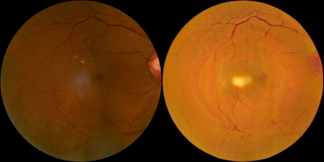
#> input picture main/dataset/bg1.png, 324 x 162 px
$ python -i imageprocessing.py   (imports and definitions only)
#> lines starting #> are read from the running program, lines starting #| are printed output that depends on the picture; after the words box and inside, x2 and y2 are one past the last pixel; in counts of white or black regions, pixels touching at a corner belong together
# imageprocessing.py
import os
import cv2
import numpy as np
import tkinter as tk
from diagnosis import generate_diagnosis
from skimage import filters, morphology, measure


class RetinalLesionDetector:
    def __init__(self):
        self.clahe = cv2.createCLAHE(clipLimit=2.0, tileGridSize=(8, 8))

    # [16 lines left out: function preprocess_retinal_image, not called in this run]

    def detect_dark_lesions(self, preprocessed_image):
        # Adaptive thresholding
        binary = cv2.adaptiveThreshold(
            preprocessed_image,
            255,
            cv2.ADAPTIVE_THRESH_GAUSSIAN_C,
            cv2.THRESH_BINARY_INV,
            11,
            2
        )

        # Noise removal
        kernel = np.ones((3, 3), np.uint8)
        cleaned = cv2.morphologyEx(binary, cv2.MORPH_OPEN, kernel)

        # Remove small objects and fill holes
        labels = measure.label(cleaned)
        properties = measure.regionprops(labels)

        # Filter based on size and shape
        mask = np.zeros_like(cleaned)
        for prop in properties:
            if prop.area >= 20 and prop.area <= 300 and prop.eccentricity < 0.95:
                coords = prop.coords
                mask[coords[:, 0], coords[:, 1]] = 255

        return mask

    # [45 lines left out: functions detect_bright_lesions, analyze_lesions, segment_retinopathy_lesions, not called in this run]

>>> import cv2
>>> picture = cv2.imread('dataset/bg1.png', cv2.IMREAD_GRAYSCALE)
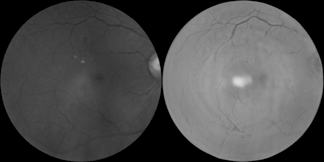
#> picture: shape (162, 324); min 0, max 220, mean 78.7
>>> result = RetinalLesionDetector().detect_dark_lesions(picture)
#> in detect_dark_lesions, `binary = cv2.adaptiveThreshold( preprocessed_image, 255, cv2.ADAPTIVE_..`:
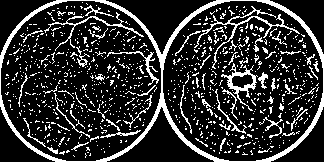
#> binary: shape (162, 324); 18.9% white in thin lines or dots
#> in detect_dark_lesions, `cleaned = cv2.morphologyEx(binary, cv2.MORPH_OPEN, kernel)`:
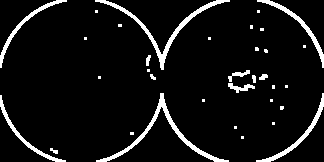
#> cleaned: shape (162, 324); 7.1% white; 34 white regions (21 under 20 px)
#> in detect_dark_lesions, `labels = measure.label(cleaned)`:
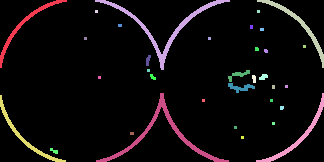
#> labels: shape (162, 324) int64; 35 distinct labels, from 0 to 34; one colour per label, 0 black
#> in detect_dark_lesions, `properties = measure.regionprops(labels)`: properties = 34 regions; largest, box (x1, y1, x2, y2) and area: (96, 93, 229, 162) 792, (95, 0, 230, 70) 790, (256, 93, 324, 162) 417, (257, 0, 324, 68) 410, (0, 0, 67, 68) 371
#> the loop in detect_dark_lesions, `for prop in properties:` made 34 passes
#> after the loop in detect_dark_lesions, `for prop in properties:`:
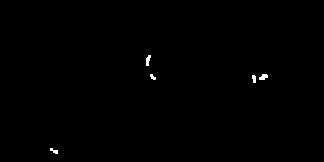
#> mask: shape (162, 324); 0.29% white; 5 white regions, box (x1, y1, x2, y2) and area: (259, 74, 268, 80) 39, (146, 55, 151, 66) 37, (252, 75, 256, 83) 27, (50, 148, 58, 154) 27, (150, 74, 156, 80) 23
